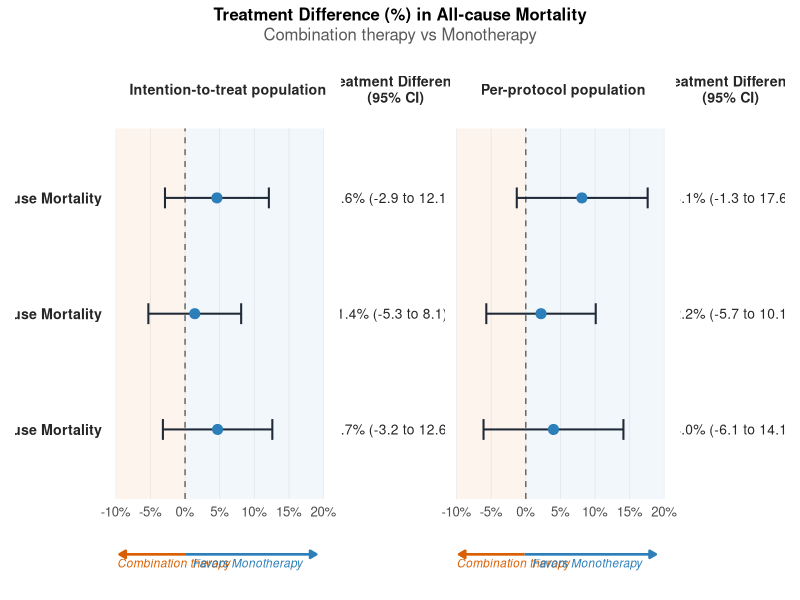

Here is the R script that generated this plot:
# ==================================================================
# Forest plot: Treatment Difference (%) in All-cause Mortality
# Combination therapy vs Monotherapy
#
# Layout: two side-by-side columns (Intention-to-treat population, Per-protocol population),
# each sharing the same three rows (14-day, 7-day, 21-day ACM).
#
# Theme: shaded quadrant background, colored "Favors" arrows that
# start exactly at x = 0, percent-formatted x-axis, sample sizes in
# the column headers, centered value-column header.
# ==================================================================
###20260904
### Primary Outcome: 14-day ACM
### Secondary Outcome: 7-day & 21-day ACM


# Clear
rm(list = ls())

#
library(ggplot2)
library(patchwork)   # install.packages("patchwork") if needed

# ---- 1. Data ---------------------------------------------------------
#n_baseline <- 632
#n_landmark <- 370

### Update RD(95% CI) if needed
df <- data.frame(
  cohort   = rep(c("Intention-to-treat population", "Per-protocol population"), each = 3),
  time     = rep(c("14-day All-cause Mortality", "7-day All-cause Mortality", "21-day All-cause Mortality"), times = 2),
  estimate = c(4.6,  1.4,  4.7,     # Baseline: 14d, 7d, 21d
               8.1,  2.2,  4),     # Landmark: 14d, 7d, 21d
  lower    = c(-2.9, -5.3, -3.2,
               -1.3, -5.7, -6.1),
  upper    = c(12.1,  8.1,  12.6,
               17.6,  10.1,  14.1)
)

df$time  <- factor(df$time, levels = rev(c("14-day All-cause Mortality", "7-day All-cause Mortality", "21-day All-cause Mortality")))
df$label <- sprintf("%.1f (%.1f to %.1f)", df$estimate, df$lower, df$upper)

x_limits <- c(-10, 20)

# ---- 2. Palette --------------------------------------------------------
col_combo   <- "#d95f02"   # orange  = favors combination therapy
col_mono    <- "#2c7fb8"   # blue    = favors monotherapy
col_ci      <- "#1F2937"   # dark navy CI bars
bg_combo    <- "#FCEFE1"   # pale orange background (x < 0)
bg_mono     <- "#E9F1F8"   # pale blue background   (x > 0)

# ---- 3. Shared theme ----------------------------------------------------
base_theme <- theme_minimal(base_size = 12) +
  theme(
    panel.grid.minor   = element_blank(),
    panel.grid.major.y = element_blank(),
    panel.grid.major.x = element_line(color = "grey85", linewidth = 0.3),
    axis.ticks          = element_blank()
  )

pct_labels <- function(x) paste0(x, "%")

# ---- 4. Header cell ------------------------------------------------------
make_header <- function(label_text) {
  ggplot() +
    annotate("text", x = 0, y = 0, label = label_text,
             fontface = "bold", size = 3.6, hjust = 0.5, lineheight = 0.95,
             color = "grey15") +
    theme_void() +
    theme(plot.margin = margin(2, 2, 2, 2))
}

# ---- 5. Forest-plot cell (shaded background, no y-axis text) ------------
make_forest <- function(cohort_name) {
  d <- subset(df, cohort == cohort_name)
  n_rows <- length(unique(d$time))
  y_bottom <- 0.4
  y_top    <- n_rows + 0.6

  ggplot(d, aes(x = estimate, y = time)) +
    annotate("rect", xmin = x_limits[1], xmax = 0, ymin = y_bottom, ymax = y_top,
             fill = bg_combo, alpha = 0.6) +
    annotate("rect", xmin = 0, xmax = x_limits[2], ymin = y_bottom, ymax = y_top,
             fill = bg_mono, alpha = 0.6) +
    geom_vline(xintercept = 0, linetype = "dashed", color = "grey40", linewidth = 0.5) +
    geom_errorbarh(aes(xmin = lower, xmax = upper),
                    height = 0.18, linewidth = 0.7, color = col_ci) +
    geom_point(size = 3.2, color = col_mono, fill = col_mono, shape = 21, stroke = 0.4) +
    scale_x_continuous(limits = x_limits, breaks = seq(-10, 20, 5), labels = pct_labels) +
    coord_cartesian(ylim = c(y_bottom, y_top), expand = FALSE) +
    labs(x = NULL, y = NULL) +
    base_theme +
    theme(
      axis.text.y = element_blank(),   # row labels shown once, in their own column
      axis.text.x = element_text(size = 9.5, color = "grey30"),
      plot.margin = margin(4, 8, 4, 2)
    )
}

# ---- 6. Value-label cell (centered to match the header above it) --------
# Add % to Estimate
df$label <- sprintf(
  "%.1f%% (%.1f to %.1f)",
  df$estimate,
  df$lower,
  df$upper
)

#
make_values <- function(cohort_name) {
  d <- subset(df, cohort == cohort_name)

  ggplot(d, aes(x = 0.5, y = time, label = label)) +
    geom_text(hjust = 0.5, size = 3.5, color = "grey15") +
    scale_x_continuous(limits = c(0, 1)) +
    theme_void() +
    theme(plot.margin = margin(4, 4, 4, 4))
}

# ---- 7. Row-label cell (14-day / 7-day/ 21-day, shown once, bold) ------
make_row_labels <- function() {
  d <- subset(df, cohort == "Intention-to-treat population")
  d$label <- sub(" ", "\n", d$time)

  ggplot(d, aes(x = 1, y = time, label = time)) +
    geom_text(hjust = 1, size = 3.6, fontface = "bold", color = "grey15") +
    scale_x_continuous(limits = c(0, 1)) +
    theme_void() +
    theme(plot.margin = margin(4, 2, 4, 4))
}

# ---- 8. Favors-arrow caption cell -----------------------------------------
# Uses the SAME x-scale as the forest panel above it, so 0 lines up exactly
# and each arrow starts precisely at x = 0.
make_caption <- function() {
  ggplot() +
    annotate("segment", x = 0, xend = x_limits[1] * 0.95, y = 0, yend = 0,
             color = col_combo, linewidth = 0.9,
             arrow = arrow(length = unit(0.18, "cm"), type = "closed")) +
    annotate("text", x = x_limits[1] * 0.45, y = -0.10, label = "Favors Combination therapy",
             color = col_combo, fontface = "italic", size = 3.0, hjust = 0.5) +
    annotate("segment", x = 0, xend = x_limits[2] * 0.95, y = 0, yend = 0,
             color = col_mono, linewidth = 0.9,
             arrow = arrow(length = unit(0.18, "cm"), type = "closed")) +
    annotate("text", x = x_limits[2] * 0.45, y = -0.10, label = "Favors Monotherapy",
             color = col_mono, fontface = "italic", size = 3.0, hjust = 0.5) +
    scale_x_continuous(limits = x_limits, expand = c(0, 0)) +
    scale_y_continuous(limits = c(-0.35, 0.25), expand = c(0, 0)) +
    theme_void() +
    theme(plot.margin = margin(2, 8, 4, 2))
}

blank <- plot_spacer()

# ---- 9. Assemble the grid -------------------------------------------------
col_widths <- c(0.14, 0.32, 0.16, 0.32, 0.16)

header_row  <- (blank | make_header(paste0("Intention-to-treat population")) |
                 make_header("Treatment Difference\n(95% CI)") |
                 make_header(paste0("Per-protocol population")) |
                 make_header("Treatment Difference\n(95% CI)")) +
                plot_layout(widths = col_widths)

content_row <- (make_row_labels() | make_forest("Intention-to-treat population") | make_values("Intention-to-treat population") |
                 make_forest("Per-protocol population") | make_values("Per-protocol population")) +
                plot_layout(widths = col_widths)

caption_row <- (blank | make_caption() | blank | make_caption() | blank) +
                plot_layout(widths = col_widths)

combined <- (header_row / content_row / caption_row) +
  plot_layout(heights = c(0.11, 0.78, 0.11)) +
  plot_annotation(
    title    = "Treatment Difference (%) in All-cause Mortality",
    subtitle = "Combination therapy vs Monotherapy",
    theme = theme(
      plot.title    = element_text(face = "bold", size = 12, hjust = 0.5,
                                    margin = margin(b = 2)),
      plot.subtitle = element_text(size = 12, color = "grey35", hjust = 0.5,
                                    margin = margin(b = 8))
    )
  )

print(combined)

# ---- 10. Save ---------------------------------------------------------------
ggsave("fig2_forest_plot_combo_vs_mono_21.png", combined, width = 15.2, height = 7, dpi = 320, bg = "white")
